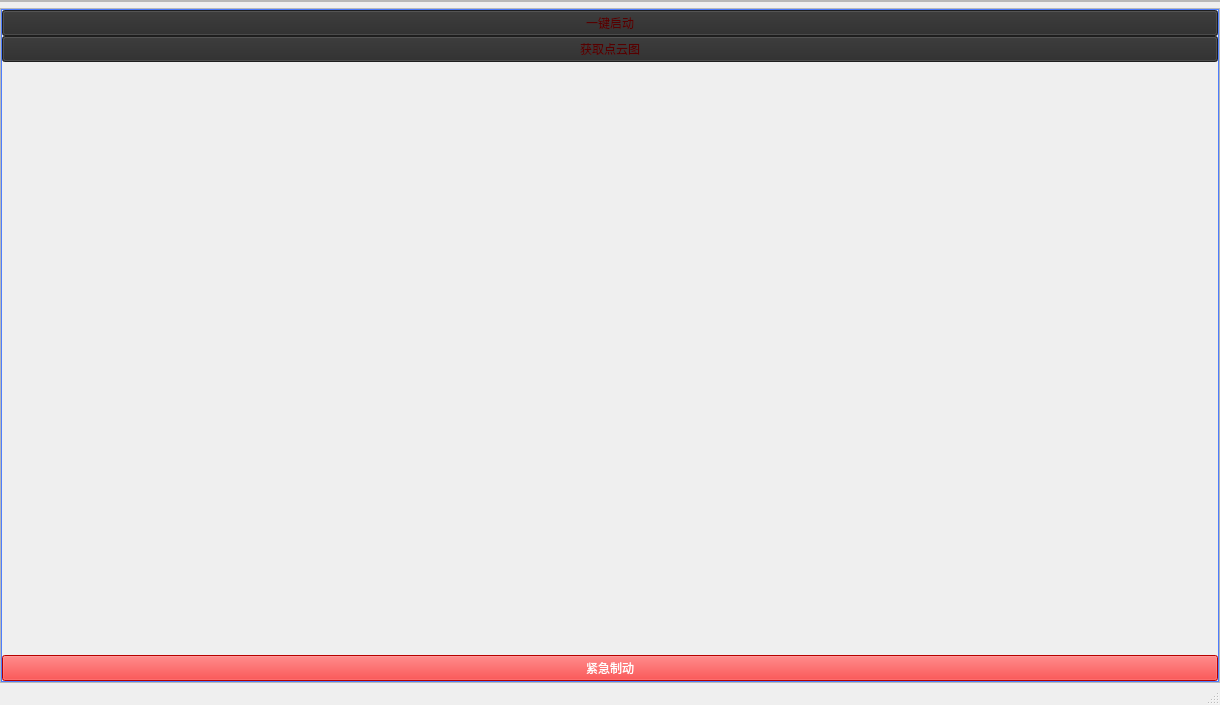
<?xml version="1.0" encoding="UTF-8"?>
<ui version="4.0">
 <class>MainWindow</class>
 <widget class="QMainWindow" name="MainWindow">
  <property name="geometry">
   <rect>
    <x>0</x>
    <y>0</y>
    <width>1220</width>
    <height>705</height>
   </rect>
  </property>
  <property name="windowTitle">
   <string>MainWindow</string>
  </property>
  <property name="styleSheet">
   <string notr="true"/>
  </property>
  <widget class="QWidget" name="centralwidget">
   <layout class="QGridLayout" name="gridLayout">
    <property name="leftMargin">
     <number>0</number>
    </property>
    <property name="topMargin">
     <number>0</number>
    </property>
    <property name="rightMargin">
     <number>0</number>
    </property>
    <property name="bottomMargin">
     <number>0</number>
    </property>
    <item row="0" column="0">
     <widget class="QFrame" name="frame_2">
      <property name="styleSheet">
       <string notr="true">
border-color: rgb(77, 125, 253);</string>
      </property>
      <property name="frameShape">
       <enum>QFrame::StyledPanel</enum>
      </property>
      <property name="frameShadow">
       <enum>QFrame::Raised</enum>
      </property>
      <layout class="QHBoxLayout" name="horizontalLayout">
       <property name="spacing">
        <number>0</number>
       </property>
       <property name="leftMargin">
        <number>0</number>
       </property>
       <property name="topMargin">
        <number>0</number>
       </property>
       <property name="rightMargin">
        <number>0</number>
       </property>
       <property name="bottomMargin">
        <number>0</number>
       </property>
      </layout>
     </widget>
    </item>
    <item row="1" column="0">
     <widget class="QFrame" name="frame">
      <property name="styleSheet">
       <string notr="true">border-color: rgb(170, 170, 255);</string>
      </property>
      <property name="frameShape">
       <enum>QFrame::StyledPanel</enum>
      </property>
      <property name="frameShadow">
       <enum>QFrame::Raised</enum>
      </property>
      <layout class="QHBoxLayout" name="horizontalLayout_2" stretch="1">
       <property name="spacing">
        <number>0</number>
       </property>
       <property name="leftMargin">
        <number>0</number>
       </property>
       <property name="topMargin">
        <number>0</number>
       </property>
       <property name="rightMargin">
        <number>0</number>
       </property>
       <property name="bottomMargin">
        <number>0</number>
       </property>
       <item>
        <widget class="QFrame" name="frame_3">
         <property name="styleSheet">
          <string notr="true">QFrame{
border:1px solid rgb(77, 125, 253)
} </string>
         </property>
         <property name="frameShape">
          <enum>QFrame::StyledPanel</enum>
         </property>
         <property name="frameShadow">
          <enum>QFrame::Raised</enum>
         </property>
         <layout class="QVBoxLayout" name="verticalLayout_2">
          <property name="spacing">
           <number>0</number>
          </property>
          <property name="leftMargin">
           <number>0</number>
          </property>
          <property name="topMargin">
           <number>0</number>
          </property>
          <property name="rightMargin">
           <number>0</number>
          </property>
          <property name="bottomMargin">
           <number>0</number>
          </property>
          <item>
           <widget class="QPushButton" name="pushButton_run">
            <property name="palette">
             <palette>
              <active>
               <colorrole role="Button">
                <brush brushstyle="SolidPattern">
                 <color alpha="255">
                  <red>42</red>
                  <green>42</green>
                  <blue>42</blue>
                 </color>
                </brush>
               </colorrole>
               <colorrole role="ButtonText">
                <brush brushstyle="SolidPattern">
                 <color alpha="255">
                  <red>85</red>
                  <green>0</green>
                  <blue>0</blue>
                 </color>
                </brush>
               </colorrole>
               <colorrole role="Base">
                <brush brushstyle="SolidPattern">
                 <color alpha="255">
                  <red>42</red>
                  <green>42</green>
                  <blue>42</blue>
                 </color>
                </brush>
               </colorrole>
               <colorrole role="Window">
                <brush brushstyle="SolidPattern">
                 <color alpha="255">
                  <red>42</red>
                  <green>42</green>
                  <blue>42</blue>
                 </color>
                </brush>
               </colorrole>
              </active>
              <inactive>
               <colorrole role="Button">
                <brush brushstyle="SolidPattern">
                 <color alpha="255">
                  <red>42</red>
                  <green>42</green>
                  <blue>42</blue>
                 </color>
                </brush>
               </colorrole>
               <colorrole role="ButtonText">
                <brush brushstyle="SolidPattern">
                 <color alpha="255">
                  <red>85</red>
                  <green>0</green>
                  <blue>0</blue>
                 </color>
                </brush>
               </colorrole>
               <colorrole role="Base">
                <brush brushstyle="SolidPattern">
                 <color alpha="255">
                  <red>42</red>
                  <green>42</green>
                  <blue>42</blue>
                 </color>
                </brush>
               </colorrole>
               <colorrole role="Window">
                <brush brushstyle="SolidPattern">
                 <color alpha="255">
                  <red>42</red>
                  <green>42</green>
                  <blue>42</blue>
                 </color>
                </brush>
               </colorrole>
              </inactive>
              <disabled>
               <colorrole role="Button">
                <brush brushstyle="SolidPattern">
                 <color alpha="255">
                  <red>42</red>
                  <green>42</green>
                  <blue>42</blue>
                 </color>
                </brush>
               </colorrole>
               <colorrole role="ButtonText">
                <brush brushstyle="SolidPattern">
                 <color alpha="255">
                  <red>120</red>
                  <green>120</green>
                  <blue>120</blue>
                 </color>
                </brush>
               </colorrole>
               <colorrole role="Base">
                <brush brushstyle="SolidPattern">
                 <color alpha="255">
                  <red>42</red>
                  <green>42</green>
                  <blue>42</blue>
                 </color>
                </brush>
               </colorrole>
               <colorrole role="Window">
                <brush brushstyle="SolidPattern">
                 <color alpha="255">
                  <red>42</red>
                  <green>42</green>
                  <blue>42</blue>
                 </color>
                </brush>
               </colorrole>
              </disabled>
             </palette>
            </property>
            <property name="styleSheet">
             <string notr="true">QPushButton:hover{background-color: rgb(77, 125, 253);}
QPushButton{font: 16pt &quot;Arial&quot;;}</string>
            </property>
            <property name="text">
             <string>一键启动</string>
            </property>
           </widget>
          </item>
          <item>
           <widget class="QPushButton" name="pushButton_show_pointcloud">
            <property name="palette">
             <palette>
              <active>
               <colorrole role="Button">
                <brush brushstyle="SolidPattern">
                 <color alpha="255">
                  <red>42</red>
                  <green>42</green>
                  <blue>42</blue>
                 </color>
                </brush>
               </colorrole>
               <colorrole role="ButtonText">
                <brush brushstyle="SolidPattern">
                 <color alpha="255">
                  <red>85</red>
                  <green>0</green>
                  <blue>0</blue>
                 </color>
                </brush>
               </colorrole>
               <colorrole role="Base">
                <brush brushstyle="SolidPattern">
                 <color alpha="255">
                  <red>42</red>
                  <green>42</green>
                  <blue>42</blue>
                 </color>
                </brush>
               </colorrole>
               <colorrole role="Window">
                <brush brushstyle="SolidPattern">
                 <color alpha="255">
                  <red>42</red>
                  <green>42</green>
                  <blue>42</blue>
                 </color>
                </brush>
               </colorrole>
              </active>
              <inactive>
               <colorrole role="Button">
                <brush brushstyle="SolidPattern">
                 <color alpha="255">
                  <red>42</red>
                  <green>42</green>
                  <blue>42</blue>
                 </color>
                </brush>
               </colorrole>
               <colorrole role="ButtonText">
                <brush brushstyle="SolidPattern">
                 <color alpha="255">
                  <red>85</red>
                  <green>0</green>
                  <blue>0</blue>
                 </color>
                </brush>
               </colorrole>
               <colorrole role="Base">
                <brush brushstyle="SolidPattern">
                 <color alpha="255">
                  <red>42</red>
                  <green>42</green>
                  <blue>42</blue>
                 </color>
                </brush>
               </colorrole>
               <colorrole role="Window">
                <brush brushstyle="SolidPattern">
                 <color alpha="255">
                  <red>42</red>
                  <green>42</green>
                  <blue>42</blue>
                 </color>
                </brush>
               </colorrole>
              </inactive>
              <disabled>
               <colorrole role="Button">
                <brush brushstyle="SolidPattern">
                 <color alpha="255">
                  <red>42</red>
                  <green>42</green>
                  <blue>42</blue>
                 </color>
                </brush>
               </colorrole>
               <colorrole role="ButtonText">
                <brush brushstyle="SolidPattern">
                 <color alpha="255">
                  <red>120</red>
                  <green>120</green>
                  <blue>120</blue>
                 </color>
                </brush>
               </colorrole>
               <colorrole role="Base">
                <brush brushstyle="SolidPattern">
                 <color alpha="255">
                  <red>42</red>
                  <green>42</green>
                  <blue>42</blue>
                 </color>
                </brush>
               </colorrole>
               <colorrole role="Window">
                <brush brushstyle="SolidPattern">
                 <color alpha="255">
                  <red>42</red>
                  <green>42</green>
                  <blue>42</blue>
                 </color>
                </brush>
               </colorrole>
              </disabled>
             </palette>
            </property>
            <property name="styleSheet">
             <string notr="true">QPushButton:hover{background-color: rgb(77, 125, 253);}
QPushButton{font: 16pt &quot;Arial&quot;;}</string>
            </property>
            <property name="text">
             <string>获取点云图</string>
            </property>
           </widget>
          </item>
          <item>
           <spacer name="verticalSpacer">
            <property name="orientation">
             <enum>Qt::Vertical</enum>
            </property>
            <property name="sizeHint" stdset="0">
             <size>
              <width>20</width>
              <height>40</height>
             </size>
            </property>
           </spacer>
          </item>
          <item>
           <widget class="QPushButton" name="pushButton_emergency_stop">
            <property name="palette">
             <palette>
              <active>
               <colorrole role="Button">
                <brush brushstyle="SolidPattern">
                 <color alpha="255">
                  <red>255</red>
                  <green>0</green>
                  <blue>0</blue>
                 </color>
                </brush>
               </colorrole>
               <colorrole role="ButtonText">
                <brush brushstyle="SolidPattern">
                 <color alpha="255">
                  <red>255</red>
                  <green>255</green>
                  <blue>255</blue>
                 </color>
                </brush>
               </colorrole>
               <colorrole role="Base">
                <brush brushstyle="SolidPattern">
                 <color alpha="255">
                  <red>255</red>
                  <green>0</green>
                  <blue>0</blue>
                 </color>
                </brush>
               </colorrole>
               <colorrole role="Window">
                <brush brushstyle="SolidPattern">
                 <color alpha="255">
                  <red>255</red>
                  <green>0</green>
                  <blue>0</blue>
                 </color>
                </brush>
               </colorrole>
              </active>
              <inactive>
               <colorrole role="Button">
                <brush brushstyle="SolidPattern">
                 <color alpha="255">
                  <red>255</red>
                  <green>0</green>
                  <blue>0</blue>
                 </color>
                </brush>
               </colorrole>
               <colorrole role="ButtonText">
                <brush brushstyle="SolidPattern">
                 <color alpha="255">
                  <red>255</red>
                  <green>255</green>
                  <blue>255</blue>
                 </color>
                </brush>
               </colorrole>
               <colorrole role="Base">
                <brush brushstyle="SolidPattern">
                 <color alpha="255">
                  <red>255</red>
                  <green>0</green>
                  <blue>0</blue>
                 </color>
                </brush>
               </colorrole>
               <colorrole role="Window">
                <brush brushstyle="SolidPattern">
                 <color alpha="255">
                  <red>255</red>
                  <green>0</green>
                  <blue>0</blue>
                 </color>
                </brush>
               </colorrole>
              </inactive>
              <disabled>
               <colorrole role="Button">
                <brush brushstyle="SolidPattern">
                 <color alpha="255">
                  <red>255</red>
                  <green>0</green>
                  <blue>0</blue>
                 </color>
                </brush>
               </colorrole>
               <colorrole role="ButtonText">
                <brush brushstyle="SolidPattern">
                 <color alpha="255">
                  <red>120</red>
                  <green>120</green>
                  <blue>120</blue>
                 </color>
                </brush>
               </colorrole>
               <colorrole role="Base">
                <brush brushstyle="SolidPattern">
                 <color alpha="255">
                  <red>255</red>
                  <green>0</green>
                  <blue>0</blue>
                 </color>
                </brush>
               </colorrole>
               <colorrole role="Window">
                <brush brushstyle="SolidPattern">
                 <color alpha="255">
                  <red>255</red>
                  <green>0</green>
                  <blue>0</blue>
                 </color>
                </brush>
               </colorrole>
              </disabled>
             </palette>
            </property>
            <property name="styleSheet">
             <string notr="true">
QPushButton{font: 16pt &quot;Arial&quot;;background-color: rgb(255, 0, 0)}
</string>
            </property>
            <property name="text">
             <string>紧急制动</string>
            </property>
           </widget>
          </item>
         </layout>
        </widget>
       </item>
      </layout>
     </widget>
    </item>
   </layout>
  </widget>
  <widget class="QStatusBar" name="statusbar"/>
 </widget>
 <resources/>
 <connections/>
</ui>
